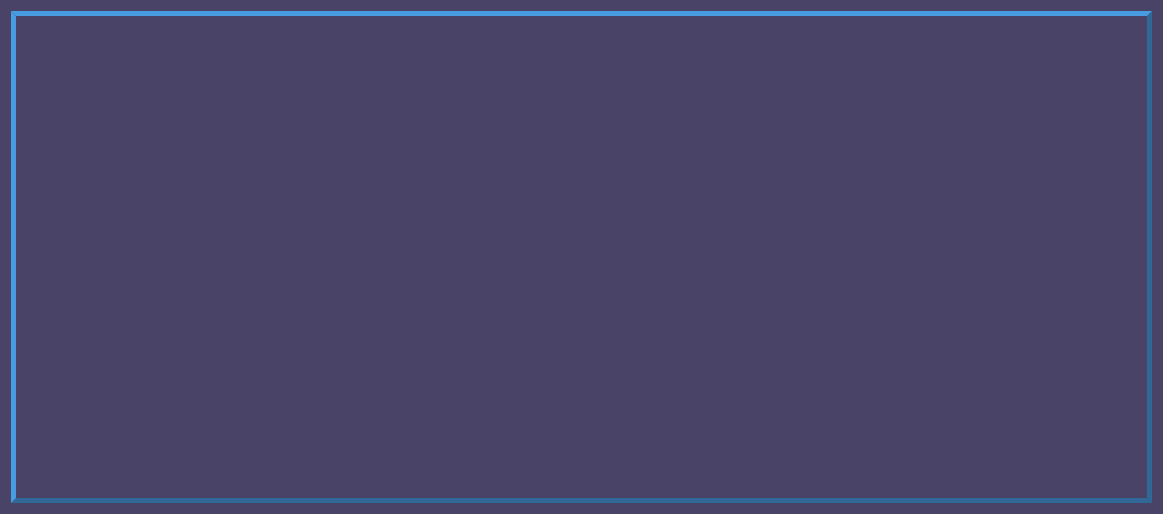
<?xml version="1.0" encoding="UTF-8"?>
<ui version="4.0">
 <class>systemManage</class>
 <widget class="QWidget" name="systemManage">
  <property name="geometry">
   <rect>
    <x>0</x>
    <y>0</y>
    <width>1163</width>
    <height>514</height>
   </rect>
  </property>
  <property name="windowTitle">
   <string>Form</string>
  </property>
  <property name="styleSheet">
   <string notr="true">background-color: rgb(73, 67, 103);</string>
  </property>
  <layout class="QGridLayout" name="gridLayout">
   <item row="0" column="0">
    <widget class="QTabWidget" name="tabWidget">
     <property name="minimumSize">
      <size>
       <width>0</width>
       <height>300</height>
      </size>
     </property>
     <property name="font">
      <font>
       <family>Adobe Devanagari</family>
       <pointsize>15</pointsize>
       <weight>75</weight>
       <bold>true</bold>
      </font>
     </property>
     <property name="contextMenuPolicy">
      <enum>Qt::CustomContextMenu</enum>
     </property>
     <property name="layoutDirection">
      <enum>Qt::LeftToRight</enum>
     </property>
     <property name="styleSheet">
      <string notr="true">QTabWidget::pane{
	border-width:5px;
	border-color:rgb(48, 104, 151);
	border-style: outset;
	background-color: rgb(132, 171, 208);
	background: transparent;
} 

QTabBar::tab{
	border-color:rgb(48, 104, 151);
	border-bottom-color: #00aa7f;
	max-width:30ex;
    min-width:30ex; 
	min-height:15px;
	font:18px Times New Roman;
	padding: 0px;
	background-color: rgb(241, 242, 229);

}
QTabBar::tab:hover{
	background:rgb(198, 197, 146);
    color:black;
}
QTabBar::tab:selected{
	border-color: black;
	background:green;
	color:white;
}

QTabWidget::tab-bar {
	border-top: 2px solid #E5E5E5;
	border-bottom: 2px solid #E5E5E5;
	border-left:1px solid #E5E5E5;
	alignment: left;
	font-size: 14px;
	background-color:#FFFFFF;

}</string>
     </property>
     <property name="tabShape">
      <enum>QTabWidget::Rounded</enum>
     </property>
     <property name="currentIndex">
      <number>-1</number>
     </property>
    </widget>
   </item>
  </layout>
 </widget>
 <resources/>
 <connections/>
</ui>
